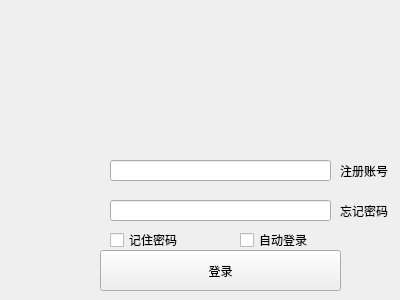
<?xml version="1.0" encoding="UTF-8"?>
<ui version="4.0">
 <class>MainWindow</class>
 <widget class="QMainWindow" name="MainWindow">
  <property name="geometry">
   <rect>
    <x>0</x>
    <y>0</y>
    <width>400</width>
    <height>300</height>
   </rect>
  </property>
  <property name="minimumSize">
   <size>
    <width>400</width>
    <height>300</height>
   </size>
  </property>
  <property name="maximumSize">
   <size>
    <width>400</width>
    <height>300</height>
   </size>
  </property>
  <property name="windowTitle">
   <string>MainWindow</string>
  </property>
  <widget class="QWidget" name="centralWidget">
   <widget class="QCheckBox" name="checkBox">
    <property name="geometry">
     <rect>
      <x>110</x>
      <y>230</y>
      <width>87</width>
      <height>20</height>
     </rect>
    </property>
    <property name="text">
     <string>记住密码</string>
    </property>
   </widget>
   <widget class="QPushButton" name="login_button">
    <property name="geometry">
     <rect>
      <x>100</x>
      <y>250</y>
      <width>241</width>
      <height>41</height>
     </rect>
    </property>
    <property name="text">
     <string>登录</string>
    </property>
   </widget>
   <widget class="QCheckBox" name="checkBox_2">
    <property name="geometry">
     <rect>
      <x>240</x>
      <y>230</y>
      <width>87</width>
      <height>20</height>
     </rect>
    </property>
    <property name="text">
     <string>自动登录</string>
    </property>
   </widget>
   <widget class="QLabel" name="label">
    <property name="geometry">
     <rect>
      <x>340</x>
      <y>160</y>
      <width>62</width>
      <height>21</height>
     </rect>
    </property>
    <property name="text">
     <string>注册账号</string>
    </property>
   </widget>
   <widget class="QLabel" name="label_2">
    <property name="geometry">
     <rect>
      <x>340</x>
      <y>200</y>
      <width>62</width>
      <height>21</height>
     </rect>
    </property>
    <property name="text">
     <string>忘记密码</string>
    </property>
   </widget>
   <widget class="QLineEdit" name="password">
    <property name="geometry">
     <rect>
      <x>110</x>
      <y>200</y>
      <width>221</width>
      <height>21</height>
     </rect>
    </property>
   </widget>
   <widget class="QLabel" name="label_title">
    <property name="geometry">
     <rect>
      <x>0</x>
      <y>0</y>
      <width>400</width>
      <height>150</height>
     </rect>
    </property>
    <property name="text">
     <string/>
    </property>
    <property name="pixmap">
        <pixmap>../images/title.png</pixmap>
    </property>
   </widget>
   <widget class="QLabel" name="label_login">
    <property name="geometry">
     <rect>
      <x>10</x>
      <y>160</y>
      <width>90</width>
      <height>90</height>
     </rect>
    </property>
    <property name="text">
     <string/>
    </property>
    <property name="pixmap">
     <pixmap>../images/login.png</pixmap>
    </property>
   </widget>
   <widget class="QLineEdit" name="username">
    <property name="geometry">
     <rect>
      <x>110</x>
      <y>160</y>
      <width>221</width>
      <height>21</height>
     </rect>
    </property>
   </widget>
  </widget>
 </widget>
 <layoutdefault spacing="6" margin="11"/>
 <resources/>
 <connections/>
</ui>
